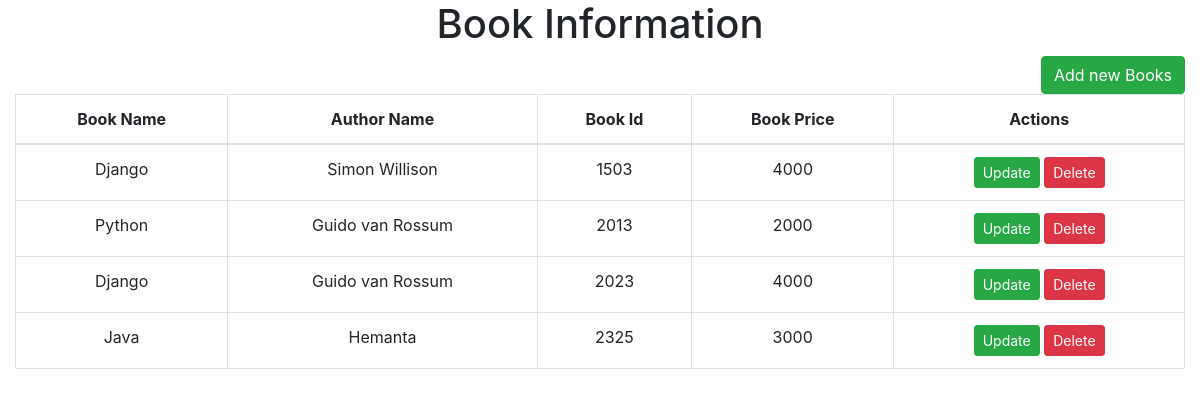
The page / on the database its author committed.
### app1/models.py (models this page shows)
class BookData(models.Model):
    book_name = models.CharField(max_length=50)
    author_name = models.CharField(max_length=50)
    book_id = models.IntegerField()
    book_price = models.IntegerField()

### app1/views.py (the view)
# urls.py: path('',views.mainpage, name='mainpage'),
def mainpage(request):
    data = BookData.objects.all()
    return render(request,'mainpage.html', {'data':data})

### templates/mainpage.html (shortened to what this page needs)
<!DOCTYPE html>
<html lang="en" dir="ltr">
  <head>
    {% include 'cdnlines.html'%}
  </head>
  <body>
    <div class="container-fluid">
      <div class="row">
        <div class="col-md-12">
          <h1 class="text-center">Book Information</h1>
          <div class="text-right">
            <a href="{% url 'addBooks' %}" class="btn btn-success">Add new Books</a>
          </div>
          {% if data %}
          <table class="table table-bordered text-center">
            <thead>
              <tr>
                <th>Book Name</th>
                <th>Author Name</th>
                <th>Book Id</th>
                <th>Book Price</th>
                <th>Actions</th>
              </tr>
            </thead>
            <tbody>
              {% for i in data %}
              <tr>
                <td>{{ i.book_name }}</td>
                <td>{{ i.author_name }}</td>
                <td>{{ i.book_id }}</td>
                <td>{{ i.book_price }}</td>
                <td>
                  <a href="{% url 'update' i.id %}" class='btn btn-success btn-sm'>Update</a>
                  <a href="{% url 'delete' i.id %}" class='btn btn-danger btn-sm'>Delete</a>
                </td>
              </tr>
              {% endfor %}
            </tbody>
          </table>
          {% else %}
          <h1>No Data Is Available</h1>
          {% endif %}
        </div>
      </div>
    </div>
  </body>
</html>

### templates/cdnlines.html (shortened to what this page needs)
        <link rel="stylesheet" href="https://cdn.jsdelivr.net/npm/bootstrap@4.6.2/dist/css/bootstrap.min.css">

### rows shown on the page
BookData: book_name "Django", author_name "Simon Willison", book_id "1503", book_price "4000"
BookData: book_name "Python", author_name "Guido van Rossum", book_id "2013", book_price "2000"
BookData: book_name "Django", author_name "Guido van Rossum", book_id "2023", book_price "4000"
BookData: book_name "Java", author_name "Hemanta", book_id "2325", book_price "3000"
